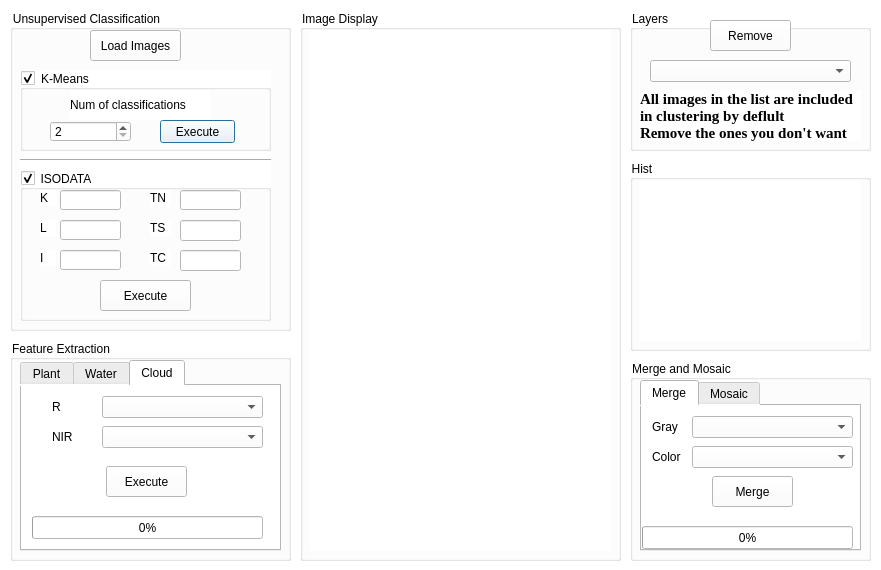
<?xml version="1.0" encoding="UTF-8"?>
<ui version="4.0">
 <class>ImageProcessDialogBase</class>
 <widget class="QDialog" name="ImageProcessDialogBase">
  <property name="geometry">
   <rect>
    <x>0</x>
    <y>0</y>
    <width>881</width>
    <height>570</height>
   </rect>
  </property>
  <property name="focusPolicy">
   <enum>Qt::StrongFocus</enum>
  </property>
  <property name="windowTitle">
   <string>Image Process</string>
  </property>
  <property name="styleSheet">
   <string notr="true">background-color: rgb(255, 255, 255);</string>
  </property>
  <property name="sizeGripEnabled">
   <bool>false</bool>
  </property>
  <widget class="QWidget" name="verticalLayoutWidget">
   <property name="geometry">
    <rect>
     <x>10</x>
     <y>10</y>
     <width>281</width>
     <height>321</height>
    </rect>
   </property>
   <layout class="QVBoxLayout" name="verticalLayout">
    <item>
     <widget class="QGroupBox" name="groupBox">
      <property name="font">
       <font>
        <family>Arial</family>
       </font>
      </property>
      <property name="title">
       <string>Unsupervised Classification</string>
      </property>
      <widget class="Line" name="line">
       <property name="geometry">
        <rect>
         <x>10</x>
         <y>140</y>
         <width>251</width>
         <height>21</height>
        </rect>
       </property>
       <property name="orientation">
        <enum>Qt::Horizontal</enum>
       </property>
      </widget>
      <widget class="QGroupBox" name="gBox_kmeans">
       <property name="geometry">
        <rect>
         <x>10</x>
         <y>60</y>
         <width>251</width>
         <height>81</height>
        </rect>
       </property>
       <property name="font">
        <font>
         <family>Arial</family>
        </font>
       </property>
       <property name="title">
        <string>K-Means</string>
       </property>
       <property name="checkable">
        <bool>true</bool>
       </property>
       <widget class="QLabel" name="label">
        <property name="geometry">
         <rect>
          <x>50</x>
          <y>20</y>
          <width>140</width>
          <height>30</height>
         </rect>
        </property>
        <property name="font">
         <font>
          <family>Arial</family>
         </font>
        </property>
        <property name="text">
         <string>Num of classifications</string>
        </property>
       </widget>
       <widget class="QSpinBox" name="sBox_cNum">
        <property name="geometry">
         <rect>
          <x>30</x>
          <y>51</y>
          <width>81</width>
          <height>21</height>
         </rect>
        </property>
        <property name="minimum">
         <number>2</number>
        </property>
        <property name="maximum">
         <number>10</number>
        </property>
        <property name="value">
         <number>2</number>
        </property>
       </widget>
       <widget class="QPushButton" name="btn_kmeans">
        <property name="geometry">
         <rect>
          <x>140</x>
          <y>50</y>
          <width>75</width>
          <height>23</height>
         </rect>
        </property>
        <property name="font">
         <font>
          <family>Arial</family>
         </font>
        </property>
        <property name="text">
         <string>Execute</string>
        </property>
       </widget>
      </widget>
      <widget class="QGroupBox" name="gBox_isodata">
       <property name="geometry">
        <rect>
         <x>10</x>
         <y>160</y>
         <width>251</width>
         <height>151</height>
        </rect>
       </property>
       <property name="font">
        <font>
         <family>Arial</family>
        </font>
       </property>
       <property name="title">
        <string>ISODATA</string>
       </property>
       <property name="checkable">
        <bool>true</bool>
       </property>
       <property name="checked">
        <bool>true</bool>
       </property>
       <widget class="QLabel" name="label_4">
        <property name="geometry">
         <rect>
          <x>20</x>
          <y>20</y>
          <width>16</width>
          <height>16</height>
         </rect>
        </property>
        <property name="text">
         <string>K</string>
        </property>
       </widget>
       <widget class="QLabel" name="label_5">
        <property name="geometry">
         <rect>
          <x>20</x>
          <y>50</y>
          <width>16</width>
          <height>16</height>
         </rect>
        </property>
        <property name="text">
         <string>L</string>
        </property>
       </widget>
       <widget class="QLabel" name="label_6">
        <property name="geometry">
         <rect>
          <x>20</x>
          <y>80</y>
          <width>16</width>
          <height>16</height>
         </rect>
        </property>
        <property name="text">
         <string>I</string>
        </property>
       </widget>
       <widget class="QLabel" name="label_7">
        <property name="geometry">
         <rect>
          <x>130</x>
          <y>20</y>
          <width>21</width>
          <height>16</height>
         </rect>
        </property>
        <property name="text">
         <string>TN</string>
        </property>
       </widget>
       <widget class="QLabel" name="label_8">
        <property name="geometry">
         <rect>
          <x>130</x>
          <y>50</y>
          <width>21</width>
          <height>16</height>
         </rect>
        </property>
        <property name="text">
         <string>TS</string>
        </property>
       </widget>
       <widget class="QLabel" name="label_9">
        <property name="geometry">
         <rect>
          <x>130</x>
          <y>80</y>
          <width>21</width>
          <height>16</height>
         </rect>
        </property>
        <property name="text">
         <string>TC</string>
        </property>
       </widget>
       <widget class="QLineEdit" name="K">
        <property name="geometry">
         <rect>
          <x>40</x>
          <y>20</y>
          <width>61</width>
          <height>20</height>
         </rect>
        </property>
       </widget>
       <widget class="QLineEdit" name="L">
        <property name="geometry">
         <rect>
          <x>40</x>
          <y>50</y>
          <width>61</width>
          <height>20</height>
         </rect>
        </property>
       </widget>
       <widget class="QLineEdit" name="I">
        <property name="geometry">
         <rect>
          <x>40</x>
          <y>80</y>
          <width>61</width>
          <height>20</height>
         </rect>
        </property>
       </widget>
       <widget class="QLineEdit" name="TN">
        <property name="geometry">
         <rect>
          <x>160</x>
          <y>20</y>
          <width>61</width>
          <height>20</height>
         </rect>
        </property>
       </widget>
       <widget class="QLineEdit" name="TS">
        <property name="geometry">
         <rect>
          <x>160</x>
          <y>50</y>
          <width>61</width>
          <height>21</height>
         </rect>
        </property>
       </widget>
       <widget class="QLineEdit" name="TC">
        <property name="geometry">
         <rect>
          <x>160</x>
          <y>80</y>
          <width>61</width>
          <height>21</height>
         </rect>
        </property>
       </widget>
       <widget class="QPushButton" name="btn_isodata">
        <property name="geometry">
         <rect>
          <x>80</x>
          <y>110</y>
          <width>91</width>
          <height>31</height>
         </rect>
        </property>
        <property name="font">
         <font>
          <family>Arial</family>
         </font>
        </property>
        <property name="text">
         <string>Execute</string>
        </property>
       </widget>
      </widget>
      <widget class="QPushButton" name="btn_LoadImages">
       <property name="geometry">
        <rect>
         <x>80</x>
         <y>20</y>
         <width>91</width>
         <height>31</height>
        </rect>
       </property>
       <property name="text">
        <string>Load Images</string>
       </property>
      </widget>
     </widget>
    </item>
   </layout>
  </widget>
  <widget class="QWidget" name="verticalLayoutWidget_2">
   <property name="geometry">
    <rect>
     <x>300</x>
     <y>10</y>
     <width>321</width>
     <height>551</height>
    </rect>
   </property>
   <layout class="QVBoxLayout" name="verticalLayout_2">
    <item>
     <widget class="QGroupBox" name="groupBox_5">
      <property name="font">
       <font>
        <family>Arial</family>
       </font>
      </property>
      <property name="title">
       <string>Image Display</string>
      </property>
      <widget class="QLabel" name="img_display">
       <property name="geometry">
        <rect>
         <x>10</x>
         <y>20</y>
         <width>301</width>
         <height>521</height>
        </rect>
       </property>
       <property name="text">
        <string/>
       </property>
      </widget>
     </widget>
    </item>
   </layout>
  </widget>
  <widget class="QWidget" name="verticalLayoutWidget_3">
   <property name="geometry">
    <rect>
     <x>10</x>
     <y>340</y>
     <width>281</width>
     <height>221</height>
    </rect>
   </property>
   <layout class="QVBoxLayout" name="verticalLayout_3">
    <item>
     <widget class="QGroupBox" name="groupBox_2">
      <property name="font">
       <font>
        <family>Arial</family>
       </font>
      </property>
      <property name="title">
       <string>Feature Extraction</string>
      </property>
      <widget class="QTabWidget" name="tabWidget">
       <property name="geometry">
        <rect>
         <x>10</x>
         <y>20</y>
         <width>261</width>
         <height>191</height>
        </rect>
       </property>
       <property name="font">
        <font>
         <family>Arial</family>
        </font>
       </property>
       <property name="currentIndex">
        <number>2</number>
       </property>
       <widget class="QWidget" name="tab">
        <attribute name="title">
         <string>Plant</string>
        </attribute>
        <widget class="QLabel" name="label_3">
         <property name="geometry">
          <rect>
           <x>10</x>
           <y>70</y>
           <width>61</width>
           <height>21</height>
          </rect>
         </property>
         <property name="text">
          <string>Threshold1</string>
         </property>
        </widget>
        <widget class="QLineEdit" name="P_1">
         <property name="geometry">
          <rect>
           <x>80</x>
           <y>70</y>
           <width>91</width>
           <height>21</height>
          </rect>
         </property>
        </widget>
        <widget class="QLabel" name="label_10">
         <property name="geometry">
          <rect>
           <x>10</x>
           <y>100</y>
           <width>61</width>
           <height>16</height>
          </rect>
         </property>
         <property name="text">
          <string>Threshold2</string>
         </property>
        </widget>
        <widget class="QLineEdit" name="P_2">
         <property name="geometry">
          <rect>
           <x>80</x>
           <y>100</y>
           <width>91</width>
           <height>20</height>
          </rect>
         </property>
        </widget>
        <widget class="QComboBox" name="comboBox_TM3">
         <property name="geometry">
          <rect>
           <x>80</x>
           <y>10</y>
           <width>161</width>
           <height>22</height>
          </rect>
         </property>
        </widget>
        <widget class="QComboBox" name="comboBox_TM4">
         <property name="geometry">
          <rect>
           <x>80</x>
           <y>40</y>
           <width>161</width>
           <height>22</height>
          </rect>
         </property>
        </widget>
        <widget class="QLabel" name="label_11">
         <property name="geometry">
          <rect>
           <x>30</x>
           <y>10</y>
           <width>16</width>
           <height>21</height>
          </rect>
         </property>
         <property name="text">
          <string>R</string>
         </property>
        </widget>
        <widget class="QLabel" name="label_12">
         <property name="geometry">
          <rect>
           <x>30</x>
           <y>40</y>
           <width>21</width>
           <height>21</height>
          </rect>
         </property>
         <property name="text">
          <string>NIR</string>
         </property>
        </widget>
        <widget class="QPushButton" name="P_NDVI">
         <property name="geometry">
          <rect>
           <x>180</x>
           <y>70</y>
           <width>61</width>
           <height>23</height>
          </rect>
         </property>
         <property name="text">
          <string>NDVI</string>
         </property>
        </widget>
        <widget class="QPushButton" name="P_RVI">
         <property name="geometry">
          <rect>
           <x>180</x>
           <y>100</y>
           <width>61</width>
           <height>23</height>
          </rect>
         </property>
         <property name="text">
          <string>RVI</string>
         </property>
        </widget>
        <widget class="QProgressBar" name="P_progress">
         <property name="geometry">
          <rect>
           <x>10</x>
           <y>130</y>
           <width>231</width>
           <height>23</height>
          </rect>
         </property>
         <property name="maximum">
          <number>301602</number>
         </property>
         <property name="value">
          <number>0</number>
         </property>
        </widget>
       </widget>
       <widget class="QWidget" name="tab_2">
        <attribute name="title">
         <string>Water</string>
        </attribute>
        <widget class="QLabel" name="label_13">
         <property name="geometry">
          <rect>
           <x>30</x>
           <y>10</y>
           <width>21</width>
           <height>21</height>
          </rect>
         </property>
         <property name="text">
          <string>R</string>
         </property>
        </widget>
        <widget class="QLabel" name="label_14">
         <property name="geometry">
          <rect>
           <x>30</x>
           <y>40</y>
           <width>21</width>
           <height>21</height>
          </rect>
         </property>
         <property name="text">
          <string>NIR</string>
         </property>
        </widget>
        <widget class="QComboBox" name="comboBox_TM3_2">
         <property name="geometry">
          <rect>
           <x>80</x>
           <y>10</y>
           <width>161</width>
           <height>22</height>
          </rect>
         </property>
        </widget>
        <widget class="QLineEdit" name="W_1">
         <property name="geometry">
          <rect>
           <x>80</x>
           <y>70</y>
           <width>91</width>
           <height>21</height>
          </rect>
         </property>
        </widget>
        <widget class="QLabel" name="label_15">
         <property name="geometry">
          <rect>
           <x>10</x>
           <y>100</y>
           <width>61</width>
           <height>16</height>
          </rect>
         </property>
         <property name="text">
          <string>Threshold2</string>
         </property>
        </widget>
        <widget class="QLineEdit" name="W_2">
         <property name="geometry">
          <rect>
           <x>80</x>
           <y>100</y>
           <width>91</width>
           <height>20</height>
          </rect>
         </property>
        </widget>
        <widget class="QProgressBar" name="W_progress">
         <property name="geometry">
          <rect>
           <x>10</x>
           <y>130</y>
           <width>231</width>
           <height>23</height>
          </rect>
         </property>
         <property name="maximum">
          <number>301602</number>
         </property>
         <property name="value">
          <number>0</number>
         </property>
        </widget>
        <widget class="QComboBox" name="comboBox_TM4_2">
         <property name="geometry">
          <rect>
           <x>80</x>
           <y>40</y>
           <width>161</width>
           <height>22</height>
          </rect>
         </property>
        </widget>
        <widget class="QLabel" name="label_16">
         <property name="geometry">
          <rect>
           <x>10</x>
           <y>70</y>
           <width>61</width>
           <height>21</height>
          </rect>
         </property>
         <property name="text">
          <string>Threshold1</string>
         </property>
        </widget>
        <widget class="QPushButton" name="W_NDVI">
         <property name="geometry">
          <rect>
           <x>180</x>
           <y>70</y>
           <width>61</width>
           <height>23</height>
          </rect>
         </property>
         <property name="text">
          <string>NDVI</string>
         </property>
        </widget>
        <widget class="QPushButton" name="W_R">
         <property name="geometry">
          <rect>
           <x>180</x>
           <y>100</y>
           <width>61</width>
           <height>23</height>
          </rect>
         </property>
         <property name="text">
          <string>IR</string>
         </property>
        </widget>
       </widget>
       <widget class="QWidget" name="tab_4">
        <attribute name="title">
         <string>Cloud</string>
        </attribute>
        <widget class="QComboBox" name="comboBox_TM4_3">
         <property name="geometry">
          <rect>
           <x>80</x>
           <y>40</y>
           <width>161</width>
           <height>22</height>
          </rect>
         </property>
        </widget>
        <widget class="QComboBox" name="comboBox_TM3_3">
         <property name="geometry">
          <rect>
           <x>80</x>
           <y>10</y>
           <width>161</width>
           <height>22</height>
          </rect>
         </property>
        </widget>
        <widget class="QLabel" name="label_17">
         <property name="geometry">
          <rect>
           <x>30</x>
           <y>10</y>
           <width>16</width>
           <height>21</height>
          </rect>
         </property>
         <property name="text">
          <string>R</string>
         </property>
        </widget>
        <widget class="QLabel" name="label_18">
         <property name="geometry">
          <rect>
           <x>30</x>
           <y>40</y>
           <width>21</width>
           <height>21</height>
          </rect>
         </property>
         <property name="text">
          <string>NIR</string>
         </property>
        </widget>
        <widget class="QPushButton" name="btn_cloud">
         <property name="geometry">
          <rect>
           <x>84</x>
           <y>80</y>
           <width>81</width>
           <height>31</height>
          </rect>
         </property>
         <property name="font">
          <font>
           <family>Arial</family>
          </font>
         </property>
         <property name="text">
          <string>Execute</string>
         </property>
        </widget>
        <widget class="QProgressBar" name="C_progress">
         <property name="geometry">
          <rect>
           <x>10</x>
           <y>130</y>
           <width>231</width>
           <height>23</height>
          </rect>
         </property>
         <property name="maximum">
          <number>301602</number>
         </property>
         <property name="value">
          <number>0</number>
         </property>
        </widget>
       </widget>
      </widget>
     </widget>
    </item>
   </layout>
  </widget>
  <widget class="QWidget" name="verticalLayoutWidget_4">
   <property name="geometry">
    <rect>
     <x>630</x>
     <y>10</y>
     <width>241</width>
     <height>141</height>
    </rect>
   </property>
   <layout class="QVBoxLayout" name="verticalLayout_4">
    <item>
     <widget class="QGroupBox" name="groupBox_3">
      <property name="font">
       <font>
        <family>Arial</family>
       </font>
      </property>
      <property name="title">
       <string>Layers</string>
      </property>
      <widget class="QComboBox" name="comboBox">
       <property name="geometry">
        <rect>
         <x>20</x>
         <y>50</y>
         <width>201</width>
         <height>22</height>
        </rect>
       </property>
      </widget>
      <widget class="QPushButton" name="btn_remove">
       <property name="geometry">
        <rect>
         <x>80</x>
         <y>10</y>
         <width>81</width>
         <height>31</height>
        </rect>
       </property>
       <property name="font">
        <font>
         <family>Arial</family>
        </font>
       </property>
       <property name="text">
        <string>Remove</string>
       </property>
      </widget>
      <widget class="QLabel" name="label_2">
       <property name="geometry">
        <rect>
         <x>10</x>
         <y>80</y>
         <width>221</width>
         <height>51</height>
        </rect>
       </property>
       <property name="font">
        <font>
         <family>Times New Roman</family>
         <pointsize>11</pointsize>
         <weight>75</weight>
         <bold>true</bold>
        </font>
       </property>
       <property name="text">
        <string>All images in the list are included
in clustering by deflult
Remove the ones you don't want</string>
       </property>
       <property name="textFormat">
        <enum>Qt::LogText</enum>
       </property>
       <property name="scaledContents">
        <bool>false</bool>
       </property>
       <property name="wordWrap">
        <bool>false</bool>
       </property>
      </widget>
     </widget>
    </item>
   </layout>
  </widget>
  <widget class="QWidget" name="verticalLayoutWidget_5">
   <property name="geometry">
    <rect>
     <x>630</x>
     <y>160</y>
     <width>241</width>
     <height>191</height>
    </rect>
   </property>
   <layout class="QVBoxLayout" name="verticalLayout_5">
    <item>
     <widget class="QGroupBox" name="groupBox_6">
      <property name="font">
       <font>
        <family>Arial</family>
       </font>
      </property>
      <property name="title">
       <string>Hist</string>
      </property>
      <widget class="QLabel" name="hist_display">
       <property name="geometry">
        <rect>
         <x>10</x>
         <y>20</y>
         <width>221</width>
         <height>161</height>
        </rect>
       </property>
       <property name="text">
        <string/>
       </property>
      </widget>
     </widget>
    </item>
   </layout>
  </widget>
  <widget class="QWidget" name="verticalLayoutWidget_6">
   <property name="geometry">
    <rect>
     <x>630</x>
     <y>360</y>
     <width>241</width>
     <height>201</height>
    </rect>
   </property>
   <layout class="QVBoxLayout" name="verticalLayout_6">
    <item>
     <widget class="QGroupBox" name="groupBox_7">
      <property name="font">
       <font>
        <family>Arial</family>
       </font>
      </property>
      <property name="title">
       <string>Merge and Mosaic</string>
      </property>
      <widget class="QTabWidget" name="tabWidget_2">
       <property name="geometry">
        <rect>
         <x>10</x>
         <y>20</y>
         <width>221</width>
         <height>171</height>
        </rect>
       </property>
       <property name="font">
        <font>
         <family>Arial</family>
        </font>
       </property>
       <property name="currentIndex">
        <number>0</number>
       </property>
       <widget class="QWidget" name="tab_6">
        <attribute name="title">
         <string>Merge</string>
        </attribute>
        <widget class="QLabel" name="label_19">
         <property name="geometry">
          <rect>
           <x>10</x>
           <y>10</y>
           <width>41</width>
           <height>21</height>
          </rect>
         </property>
         <property name="font">
          <font>
           <family>Arial</family>
          </font>
         </property>
         <property name="text">
          <string>Gray</string>
         </property>
        </widget>
        <widget class="QComboBox" name="comboBox_gray">
         <property name="geometry">
          <rect>
           <x>50</x>
           <y>10</y>
           <width>161</width>
           <height>22</height>
          </rect>
         </property>
        </widget>
        <widget class="QLabel" name="label_20">
         <property name="geometry">
          <rect>
           <x>10</x>
           <y>40</y>
           <width>41</width>
           <height>21</height>
          </rect>
         </property>
         <property name="font">
          <font>
           <family>Arial</family>
          </font>
         </property>
         <property name="text">
          <string>Color</string>
         </property>
        </widget>
        <widget class="QComboBox" name="comboBox_rgb">
         <property name="geometry">
          <rect>
           <x>50</x>
           <y>40</y>
           <width>161</width>
           <height>22</height>
          </rect>
         </property>
        </widget>
        <widget class="QPushButton" name="btn_Merge">
         <property name="geometry">
          <rect>
           <x>70</x>
           <y>70</y>
           <width>81</width>
           <height>31</height>
          </rect>
         </property>
         <property name="text">
          <string>Merge</string>
         </property>
        </widget>
        <widget class="QProgressBar" name="M_progress">
         <property name="geometry">
          <rect>
           <x>0</x>
           <y>120</y>
           <width>211</width>
           <height>23</height>
          </rect>
         </property>
         <property name="maximum">
          <number>301602</number>
         </property>
         <property name="value">
          <number>0</number>
         </property>
        </widget>
       </widget>
       <widget class="QWidget" name="tab_7">
        <attribute name="title">
         <string>Mosaic</string>
        </attribute>
        <widget class="QLabel" name="label_21">
         <property name="geometry">
          <rect>
           <x>10</x>
           <y>40</y>
           <width>41</width>
           <height>21</height>
          </rect>
         </property>
         <property name="font">
          <font>
           <family>Arial</family>
          </font>
         </property>
         <property name="text">
          <string>right</string>
         </property>
        </widget>
        <widget class="QLabel" name="label_22">
         <property name="geometry">
          <rect>
           <x>10</x>
           <y>10</y>
           <width>41</width>
           <height>21</height>
          </rect>
         </property>
         <property name="font">
          <font>
           <family>Arial</family>
          </font>
         </property>
         <property name="text">
          <string>left</string>
         </property>
        </widget>
        <widget class="QPushButton" name="btn_Mosaic">
         <property name="geometry">
          <rect>
           <x>70</x>
           <y>70</y>
           <width>81</width>
           <height>31</height>
          </rect>
         </property>
         <property name="text">
          <string>Mosaic</string>
         </property>
        </widget>
        <widget class="QComboBox" name="comboBox_left">
         <property name="geometry">
          <rect>
           <x>50</x>
           <y>10</y>
           <width>161</width>
           <height>22</height>
          </rect>
         </property>
        </widget>
        <widget class="QComboBox" name="comboBox_right">
         <property name="geometry">
          <rect>
           <x>50</x>
           <y>40</y>
           <width>161</width>
           <height>22</height>
          </rect>
         </property>
        </widget>
       </widget>
      </widget>
     </widget>
    </item>
   </layout>
  </widget>
 </widget>
 <resources/>
 <connections/>
</ui>
